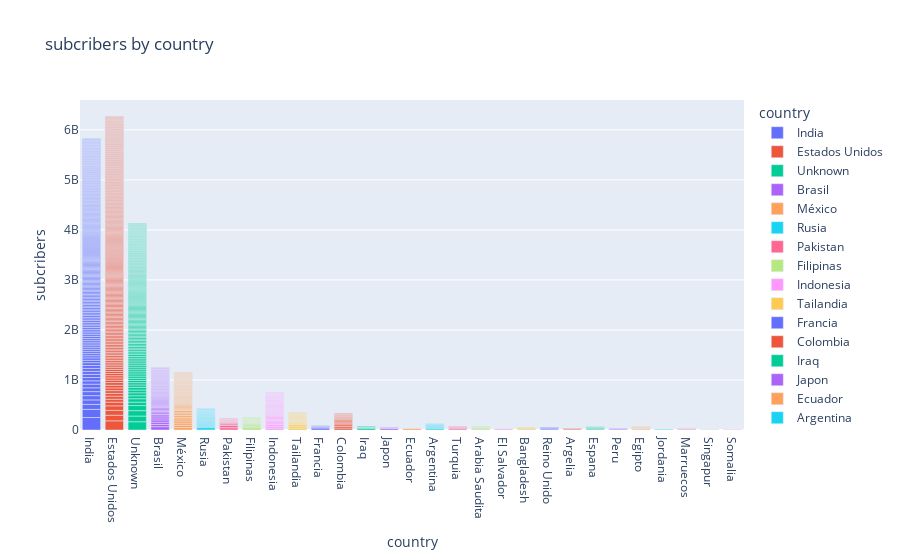

The code cell stored with this chart in its notebook:
### Code cell
# visulazation use plotly 
import plotly.express as px
fig = px.bar(df, x='country', y='subcribers',color='country',title='subcribers by country')
fig.show()

### Figure 1 — Plotly figure (JSON) as saved in the notebook; plotly's stock layout.template omitted (floating-point values rounded to 4 significant figures; data arrays with more than 128 entries replaced by an {"elided": "..."} marker saying what was removed)
{"data": [{"alignmentgroup": "True", "hovertemplate": "country=%{x}<br>subcribers=%{y}<extra></extra>", "legendgroup": "India", "marker": {"color": "#636efa", "pattern": {"shape": ""}}, "name": "India", "offsetgroup": "India", "orientation": "v", "showlegend": true, "textposition": "auto", "type": "bar", "x": {"elided": "241 str values"}, "xaxis": "x", "y": {"elided": "241 float values"}, "yaxis": "y"}, {"alignmentgroup": "True", "hovertemplate": "country=%{x}<br>subcribers=%{y}<extra></extra>", "legendgroup": "Estados Unidos", "marker": {"color": "#EF553B", "pattern": {"shape": ""}}, "name": "Estados Unidos", "offsetgroup": "Estados Unidos", "orientation": "v", "showlegend": true, "textposition": "auto", "type": "bar", "x": {"elided": "293 str values"}, "xaxis": "x", "y": {"elided": "293 float values"}, "yaxis": "y"}, {"alignmentgroup": "True", "hovertemplate": "country=%{x}<br>subcribers=%{y}<extra></extra>", "legendgroup": "Unknown", "marker": {"color": "#00cc96", "pattern": {"shape": ""}}, "name": "Unknown", "offsetgroup": "Unknown", "orientation": "v", "showlegend": true, "textposition": "auto", "type": "bar", "x": {"elided": "171 str values"}, "xaxis": "x", "y": {"elided": "171 float values"}, "yaxis": "y"}, {"alignmentgroup": "True", "hovertemplate": "country=%{x}<br>subcribers=%{y}<extra></extra>", "legendgroup": "Brasil", "marker": {"color": "#ab63fa", "pattern": {"shape": ""}}, "name": "Brasil", "offsetgroup": "Brasil", "orientation": "v", "showlegend": true, "textposition": "auto", "type": "bar", "x": ["Brasil", "Brasil", "Brasil", "Brasil", "Brasil", "Brasil", "Brasil", "Brasil", "Brasil", "Brasil", "Brasil", "Brasil", "Brasil", "Brasil", "Brasil", "Brasil", "Brasil", "Brasil", "Brasil", "Brasil", "Brasil", "Brasil", "Brasil", "Brasil", "Brasil", "Brasil", "Brasil", "Brasil", "Brasil", "Brasil", "Brasil", "Brasil", "Brasil", "Brasil", "Brasil", "Brasil", "Brasil", "Brasil", "Brasil", "Brasil", "Brasil", "Brasil", "Brasil", "Brasil", "Brasil", "Brasil", "Brasil", "Brasil", "Brasil", "Brasil", "Brasil", "Brasil", "Brasil", "Brasil", "Brasil", "Brasil", "Brasil", "Brasil", "Brasil", "Brasil", "Brasil", "Brasil", "Brasil", "Brasil"], "xaxis": "x", "y": [66600000.0, 45600000, 45000000, 44400000, 40100000, 39300000, 32200000.0, 30600000, 27200000, 26600000, 26100000, 25900000, 23500000, 22500000, 22100000, 21100000, 20300000, 20100000, 20100000, 18600000, 18200000, 18000000, 17800000, 17400000, 17000000, 16500000, 16400000.0, 16100000.0, 16000000, 15600000, 15100000, 15000000, 14900000, 14800000, 14600000, 14600000, 14600000, 14600000, 14400000, 14200000, 14200000, 14200000, 14000000, 13900000, 13800000, 13800000, 13600000, 13400000, 13300000, 13300000, 13200000, 13200000, 12800000, 12800000, 12700000, 12600000, 12600000, 12400000, 12400000, 12400000, 12300000, 12200000, 12200000, 11900000], "yaxis": "y"}, {"alignmentgroup": "True", "hovertemplate": "country=%{x}<br>subcribers=%{y}<extra></extra>", "legendgroup": "México", "marker": {"color": "#FFA15A", "pattern": {"shape": ""}}, "name": "México", "offsetgroup": "México", "orientation": "v", "showlegend": true, "textposition": "auto", "type": "bar", "x": ["México", "México", "México", "México", "México", "México", "México", "México", "México", "México", "México", "México", "México", "México", "México", "México", "México", "México", "México", "México", "México", "México", "México", "México", "México", "México", "México", "México", "México", "México", "México", "México", "México", "México", "México", "México", "México", "México", "México", "México", "México", "México", "México", "México", "México", "México", "México", "México", "México", "México", "México", "México", "México", "México", "México", "México", "México", "México"], "xaxis": "x", "y": [48600000, 47000000, 43400000, 42100000, 41100000, 34700000, 34600000, 34000000, 32000000, 31800000, 25700000, 24000000, 23100000, 23100000, 22800000, 21900000, 19800000, 19500000, 19200000, 18300000, 18200000, 17200000, 16800000, 16800000, 16700000, 16500000, 16200000, 16000000, 15200000, 15200000, 15000000, 15000000, 15000000, 14900000, 14800000, 14800000, 14800000, 14800000, 14400000, 14200000, 14000000, 14000000, 13900000, 13600000, 13200000, 13200000, 13000000, 13000000, 13000000, 12800000, 12600000, 12600000, 12600000, 12600000, 12600000, 12200000, 11900000, 11900000], "yaxis": "y"}, {"alignmentgroup": "True", "hovertemplate": "country=%{x}<br>subcribers=%{y}<extra></extra>", "legendgroup": "Rusia", "marker": {"color": "#19d3f3", "pattern": {"shape": ""}}, "name": "Rusia", "offsetgroup": "Rusia", "orientation": "v", "showlegend": true, "textposition": "auto", "type": "bar", "x": ["Rusia", "Rusia", "Rusia", "Rusia", "Rusia", "Rusia", "Rusia", "Rusia", "Rusia", "Rusia", "Rusia", "Rusia", "Rusia", "Rusia", "Rusia", "Rusia", "Rusia", "Rusia", "Rusia", "Rusia", "Rusia", "Rusia", "Rusia", "Rusia", "Rusia"], "xaxis": "x", "y": [47300000, 23900000, 23700000, 20500000, 19100000, 19100000, 18600000, 17400000, 16800000, 16400000.0, 16300000, 16000000, 15200000, 14400000, 14200000, 14100000, 13700000, 13600000, 13600000, 12400000, 12300000, 12000000, 12000000, 11900000, 11900000], "yaxis": "y"}, {"alignmentgroup": "True", "hovertemplate": "country=%{x}<br>subcribers=%{y}<extra></extra>", "legendgroup": "Pakistan", "marker": {"color": "#FF6692", "pattern": {"shape": ""}}, "name": "Pakistan", "offsetgroup": "Pakistan", "orientation": "v", "showlegend": true, "textposition": "auto", "type": "bar", "x": ["Pakistan", "Pakistan", "Pakistan", "Pakistan", "Pakistan", "Pakistan", "Pakistan", "Pakistan", "Pakistan", "Pakistan", "Pakistan"], "xaxis": "x", "y": [46400000, 45900000, 30200000, 19800000, 14700000, 14000000, 12400000, 12200000, 12100000, 12100000, 12000000], "yaxis": "y"}, {"alignmentgroup": "True", "hovertemplate": "country=%{x}<br>subcribers=%{y}<extra></extra>", "legendgroup": "Filipinas", "marker": {"color": "#B6E880", "pattern": {"shape": ""}}, "name": "Filipinas", "offsetgroup": "Filipinas", "orientation": "v", "showlegend": true, "textposition": "auto", "type": "bar", "x": ["Filipinas", "Filipinas", "Filipinas", "Filipinas", "Filipinas", "Filipinas", "Filipinas", "Filipinas", "Filipinas", "Filipinas", "Filipinas", "Filipinas", "Filipinas"], "xaxis": "x", "y": [45000000, 32900000, 26800000, 21700000, 16800000, 16400000.0, 15400000, 15400000, 15200000, 14400000, 13800000, 13800000, 13400000], "yaxis": "y"}, {"alignmentgroup": "True", "hovertemplate": "country=%{x}<br>subcribers=%{y}<extra></extra>", "legendgroup": "Indonesia", "marker": {"color": "#FF97FF", "pattern": {"shape": ""}}, "name": "Indonesia", "offsetgroup": "Indonesia", "orientation": "v", "showlegend": true, "textposition": "auto", "type": "bar", "x": ["Indonesia", "Indonesia", "Indonesia", "Indonesia", "Indonesia", "Indonesia", "Indonesia", "Indonesia", "Indonesia", "Indonesia", "Indonesia", "Indonesia", "Indonesia", "Indonesia", "Indonesia", "Indonesia", "Indonesia", "Indonesia", "Indonesia", "Indonesia", "Indonesia", "Indonesia", "Indonesia", "Indonesia", "Indonesia", "Indonesia", "Indonesia", "Indonesia", "Indonesia", "Indonesia", "Indonesia", "Indonesia", "Indonesia", "Indonesia", "Indonesia", "Indonesia", "Indonesia", "Indonesia"], "xaxis": "x", "y": [39600000, 36900000, 32600000, 30600000, 26700000, 25700000, 25400000, 24700000, 24300000, 21900000, 21300000, 21000000, 20500000, 19900000, 19300000, 18400000, 18200000, 18000000, 18000000, 17800000, 17300000, 16600000.0, 16200000, 16200000, 16000000, 16000000, 15600000, 15400000, 15400000, 15300000, 15200000, 14900000, 14400000, 14200000, 13600000, 13600000, 13200000, 12600000], "yaxis": "y"}, {"alignmentgroup": "True", "hovertemplate": "country=%{x}<br>subcribers=%{y}<extra></extra>", "legendgroup": "Tailandia", "marker": {"color": "#FECB52", "pattern": {"shape": ""}}, "name": "Tailandia", "offsetgroup": "Tailandia", "orientation": "v", "showlegend": true, "textposition": "auto", "type": "bar", "x": ["Tailandia", "Tailandia", "Tailandia", "Tailandia", "Tailandia", "Tailandia", "Tailandia", "Tailandia", "Tailandia", "Tailandia", "Tailandia", "Tailandia", "Tailandia", "Tailandia", "Tailandia", "Tailandia", "Tailandia", "Tailandia"], "xaxis": "x", "y": [39400000, 38100000, 34000000, 23400000, 18800000, 18600000, 18000000, 17800000, 16800000, 16700000, 16600000.0, 16600000.0, 15600000, 15200000, 14600000, 14200000, 13600000, 12200000], "yaxis": "y"}, {"alignmentgroup": "True", "hovertemplate": "country=%{x}<br>subcribers=%{y}<extra></extra>", "legendgroup": "Francia", "marker": {"color": "#636efa", "pattern": {"shape": ""}}, "name": "Francia", "offsetgroup": "Francia", "orientation": "v", "showlegend": true, "textposition": "auto", "type": "bar", "x": ["Francia", "Francia", "Francia", "Francia"], "xaxis": "x", "y": [39100000, 18400000, 14500000, 13900000], "yaxis": "y"}, {"alignmentgroup": "True", "hovertemplate": "country=%{x}<br>subcribers=%{y}<extra></extra>", "legendgroup": "Colombia", "marker": {"color": "#EF553B", "pattern": {"shape": ""}}, "name": "Colombia", "offsetgroup": "Colombia", "orientation": "v", "showlegend": true, "textposition": "auto", "type": "bar", "x": ["Colombia", "Colombia", "Colombia", "Colombia", "Colombia", "Colombia", "Colombia", "Colombia", "Colombia", "Colombia", "Colombia", "Colombia", "Colombia", "Colombia", "Colombia", "Colombia"], "xaxis": "x", "y": [38300000, 34200000, 33000000, 29400000, 23700000, 23700000, 22900000, 18200000, 16500000, 16000000, 15400000, 13800000, 13600000, 12800000, 12200000, 11700000], "yaxis": "y"}, {"alignmentgroup": "True", "hovertemplate": "country=%{x}<br>subcribers=%{y}<extra></extra>", "legendgroup": "Iraq", "marker": {"color": "#00cc96", "pattern": {"shape": ""}}, "name": "Iraq", "offsetgroup": "Iraq", "orientation": "v", "showlegend": true, "textposition": "auto", "type": "bar", "x": ["Iraq", "Iraq", "Iraq", "Iraq"], "xaxis": "x", "y": [32700000.0, 17600000, 14200000, 14200000], "yaxis": "y"}, {"alignmentgroup": "True", "hovertemplate": "country=%{x}<br>subcribers=%{y}<extra></extra>", "legendgroup": "Japon", "marker": {"color": "#ab63fa", "pattern": {"shape": ""}}, "name": "Japon", "offsetgroup": "Japon", "orientation": "v", "showlegend": true, "textposition": "auto", "type": "bar", "x": ["Japon", "Japon", "Japon"], "xaxis": "x", "y": [29000000, 13100000, 11900000], "yaxis": "y"}, {"alignmentgroup": "True", "hovertemplate": "country=%{x}<br>subcribers=%{y}<extra></extra>", "legendgroup": "Ecuador", "marker": {"color": "#FFA15A", "pattern": {"shape": ""}}, "name": "Ecuador", "offsetgroup": "Ecuador", "orientation": "v", "showlegend": true, "textposition": "auto", "type": "bar", "x": ["Ecuador"], "xaxis": "x", "y": [26800000], "yaxis": "y"}, {"alignmentgroup": "True", "hovertemplate": "country=%{x}<br>subcribers=%{y}<extra></extra>", "legendgroup": "Argentina", "marker": {"color": "#19d3f3", "pattern": {"shape": ""}}, "name": "Argentina", "offsetgroup": "Argentina", "orientation": "v", "showlegend": true, "textposition": "auto", "type": "bar", "x": ["Argentina", "Argentina", "Argentina", "Argentina", "Argentina", "Argentina", "Argentina"], "xaxis": "x", "y": [25700000, 18800000, 18000000, 16400000.0, 16400000.0, 14600000, 14200000], "yaxis": "y"}, {"alignmentgroup": "True", "hovertemplate": "country=%{x}<br>subcribers=%{y}<extra></extra>", "legendgroup": "Turquia", "marker": {"color": "#FF6692", "pattern": {"shape": ""}}, "name": "Turquia", "offsetgroup": "Turquia", "orientation": "v", "showlegend": true, "textposition": "auto", "type": "bar", "x": ["Turquia", "Turquia", "Turquia", "Turquia"], "xaxis": "x", "y": [24400000, 18200000, 16500000, 13100000], "yaxis": "y"}, {"alignmentgroup": "True", "hovertemplate": "country=%{x}<br>subcribers=%{y}<extra></extra>", "legendgroup": "Arabia Saudita", "marker": {"color": "#B6E880", "pattern": {"shape": ""}}, "name": "Arabia Saudita", "offsetgroup": "Arabia Saudita", "orientation": "v", "showlegend": true, "textposition": "auto", "type": "bar", "x": ["Arabia Saudita", "Arabia Saudita", "Arabia Saudita", "Arabia Saudita"], "xaxis": "x", "y": [22700000, 22300000, 16000000, 13600000], "yaxis": "y"}, {"alignmentgroup": "True", "hovertemplate": "country=%{x}<br>subcribers=%{y}<extra></extra>", "legendgroup": "El Salvador", "marker": {"color": "#FF97FF", "pattern": {"shape": ""}}, "name": "El Salvador", "offsetgroup": "El Salvador", "orientation": "v", "showlegend": true, "textposition": "auto", "type": "bar", "x": ["El Salvador"], "xaxis": "x", "y": [21900000], "yaxis": "y"}, {"alignmentgroup": "True", "hovertemplate": "country=%{x}<br>subcribers=%{y}<extra></extra>", "legendgroup": "Bangladesh", "marker": {"color": "#FECB52", "pattern": {"shape": ""}}, "name": "Bangladesh", "offsetgroup": "Bangladesh", "orientation": "v", "showlegend": true, "textposition": "auto", "type": "bar", "x": ["Bangladesh", "Bangladesh", "Bangladesh"], "xaxis": "x", "y": [20500000, 20400000, 14300000], "yaxis": "y"}, {"alignmentgroup": "True", "hovertemplate": "country=%{x}<br>subcribers=%{y}<extra></extra>", "legendgroup": "Reino Unido", "marker": {"color": "#636efa", "pattern": {"shape": ""}}, "name": "Reino Unido", "offsetgroup": "Reino Unido", "orientation": "v", "showlegend": true, "textposition": "auto", "type": "bar", "x": ["Reino Unido", "Reino Unido", "Reino Unido"], "xaxis": "x", "y": [19900000, 19500000, 13800000], "yaxis": "y"}, {"alignmentgroup": "True", "hovertemplate": "country=%{x}<br>subcribers=%{y}<extra></extra>", "legendgroup": "Argelia", "marker": {"color": "#EF553B", "pattern": {"shape": ""}}, "name": "Argelia", "offsetgroup": "Argelia", "orientation": "v", "showlegend": true, "textposition": "auto", "type": "bar", "x": ["Argelia", "Argelia"], "xaxis": "x", "y": [19300000, 12200000], "yaxis": "y"}, {"alignmentgroup": "True", "hovertemplate": "country=%{x}<br>subcribers=%{y}<extra></extra>", "legendgroup": "Espana", "marker": {"color": "#00cc96", "pattern": {"shape": ""}}, "name": "Espana", "offsetgroup": "Espana", "orientation": "v", "showlegend": true, "textposition": "auto", "type": "bar", "x": ["Espana", "Espana", "Espana", "Espana"], "xaxis": "x", "y": [18400000, 18000000, 15200000, 13000000], "yaxis": "y"}, {"alignmentgroup": "True", "hovertemplate": "country=%{x}<br>subcribers=%{y}<extra></extra>", "legendgroup": "Peru", "marker": {"color": "#ab63fa", "pattern": {"shape": ""}}, "name": "Peru", "offsetgroup": "Peru", "orientation": "v", "showlegend": true, "textposition": "auto", "type": "bar", "x": ["Peru", "Peru"], "xaxis": "x", "y": [18200000, 13200000], "yaxis": "y"}, {"alignmentgroup": "True", "hovertemplate": "country=%{x}<br>subcribers=%{y}<extra></extra>", "legendgroup": "Egipto", "marker": {"color": "#FFA15A", "pattern": {"shape": ""}}, "name": "Egipto", "offsetgroup": "Egipto", "orientation": "v", "showlegend": true, "textposition": "auto", "type": "bar", "x": ["Egipto", "Egipto", "Egipto", "Egipto", "Egipto"], "xaxis": "x", "y": [15800000, 15200000, 14800000, 12200000, 11900000], "yaxis": "y"}, {"alignmentgroup": "True", "hovertemplate": "country=%{x}<br>subcribers=%{y}<extra></extra>", "legendgroup": "Jordania", "marker": {"color": "#19d3f3", "pattern": {"shape": ""}}, "name": "Jordania", "offsetgroup": "Jordania", "orientation": "v", "showlegend": true, "textposition": "auto", "type": "bar", "x": ["Jordania"], "xaxis": "x", "y": [14200000], "yaxis": "y"}, {"alignmentgroup": "True", "hovertemplate": "country=%{x}<br>subcribers=%{y}<extra></extra>", "legendgroup": "Marruecos", "marker": {"color": "#FF6692", "pattern": {"shape": ""}}, "name": "Marruecos", "offsetgroup": "Marruecos", "orientation": "v", "showlegend": true, "textposition": "auto", "type": "bar", "x": ["Marruecos", "Marruecos"], "xaxis": "x", "y": [13200000, 12600000], "yaxis": "y"}, {"alignmentgroup": "True", "hovertemplate": "country=%{x}<br>subcribers=%{y}<extra></extra>", "legendgroup": "Singapur", "marker": {"color": "#B6E880", "pattern": {"shape": ""}}, "name": "Singapur", "offsetgroup": "Singapur", "orientation": "v", "showlegend": true, "textposition": "auto", "type": "bar", "x": ["Singapur"], "xaxis": "x", "y": [12400000], "yaxis": "y"}, {"alignmentgroup": "True", "hovertemplate": "country=%{x}<br>subcribers=%{y}<extra></extra>", "legendgroup": "Somalia", "marker": {"color": "#FF97FF", "pattern": {"shape": ""}}, "name": "Somalia", "offsetgroup": "Somalia", "orientation": "v", "showlegend": true, "textposition": "auto", "type": "bar", "x": ["Somalia"], "xaxis": "x", "y": [11700000], "yaxis": "y"}], "layout": {"barmode": "relative", "legend": {"title": {"text": "country"}, "tracegroupgap": 0}, "title": {"text": "subcribers by country"}, "xaxis": {"anchor": "y", "categoryarray": ["India", "Estados Unidos", "Unknown", "Brasil", "México", "Rusia", "Pakistan", "Filipinas", "Indonesia", "Tailandia", "Francia", "Colombia", "Iraq", "Japon", "Ecuador", "Argentina", "Turquia", "Arabia Saudita", "El Salvador", "Bangladesh", "Reino Unido", "Argelia", "Espana", "Peru", "Egipto", "Jordania", "Marruecos", "Singapur", "Somalia"], "categoryorder": "array", "domain": [0, 1], "title": {"text": "country"}}, "yaxis": {"anchor": "x", "domain": [0, 1], "title": {"text": "subcribers"}}}}
